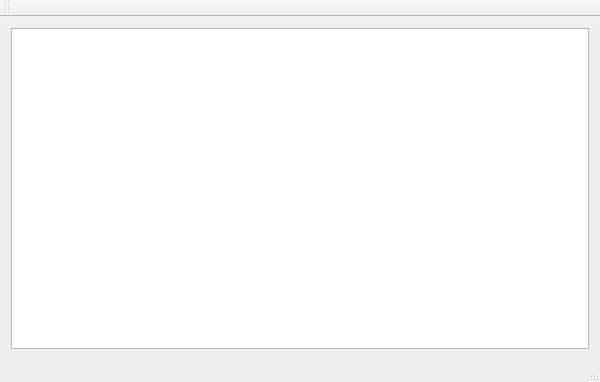
<?xml version="1.0" encoding="UTF-8"?>
<ui version="4.0">
 <class>Drag_dropClass</class>
 <widget class="QMainWindow" name="Drag_dropClass">
  <property name="geometry">
   <rect>
    <x>0</x>
    <y>0</y>
    <width>600</width>
    <height>382</height>
   </rect>
  </property>
  <property name="windowTitle">
   <string>Drag_drop</string>
  </property>
  <widget class="QWidget" name="centralWidget">
   <layout class="QHBoxLayout" name="horizontalLayout">
    <item>
     <widget class="DragDropList" name="listWidget"/>
    </item>
   </layout>
  </widget>
  <widget class="QMenuBar" name="menuBar">
   <property name="geometry">
    <rect>
     <x>0</x>
     <y>0</y>
     <width>600</width>
     <height>23</height>
    </rect>
   </property>
  </widget>
  <widget class="QToolBar" name="mainToolBar">
   <attribute name="toolBarArea">
    <enum>TopToolBarArea</enum>
   </attribute>
   <attribute name="toolBarBreak">
    <bool>false</bool>
   </attribute>
  </widget>
  <widget class="QStatusBar" name="statusBar"/>
 </widget>
 <layoutdefault spacing="6" margin="11"/>
 <customwidgets>
  <customwidget>
   <class>DragDropList</class>
   <extends>QListWidget</extends>
   <header location="global">dragdroplist.h</header>
  </customwidget>
 </customwidgets>
 <resources>
  <include location="drag_drop.qrc"/>
 </resources>
 <connections/>
</ui>
